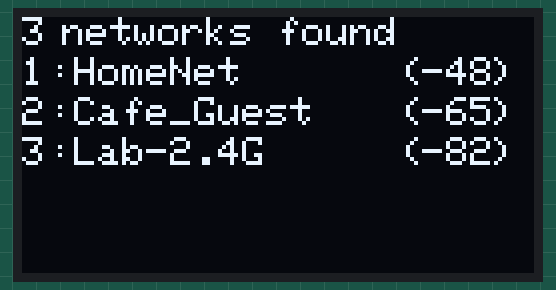
This sketch was run on a simulated ESP8266 (NodeMCU). Shown: 128×64 one-colour display. A WiFi scan finds three made-up networks.

Above: at 3.3 s.

The sketch:

WiFiScan.ino
```cpp
#include <SPI.h>
#include <Wire.h>
#include <Adafruit_GFX.h>
#include <Adafruit_SSD1306.h>
#include "GyverButton.h"
#include "ESP8266WiFi.h"
Adafruit_SSD1306 display(128,64,&Wire,5);

void setup() {
  Wire.begin(D3, D2);
  display.begin(SSD1306_SWITCHCAPVCC, 0x3C);
  display.setTextSize(1);
  display.setTextColor(1);
  display.clearDisplay();
  display.setCursor(0,0);
  display.print("Setup done");
  display.display();
  WiFi.mode(WIFI_STA);
  WiFi.disconnect();
  delay(1000);
}

void loop() {
  //Serial.println("scan start");
  int n = WiFi.scanNetworks();
  //Serial.println("scan done");
  if (n == 0) {
    Serial.println("no networks found");
  } else {
    display.clearDisplay();
    display.setCursor(0,0);
    display.print(n); // Serial.print(n);
    display.setCursor(10,0);
    display.print("networks found"); //Serial.println(" networks found");
    display.display();
    for (int i = 0; i < n; ++i) {
      display.setCursor(0,10*i+10);
      display.print(i+1);           //Serial.print(i + 1);
      display.setCursor(7,10*i+10);
      display.print(":");           //Serial.print(":");
      display.setCursor(13,10*i+10);
      display.print(WiFi.SSID(i));  //Serial.print(WiFi.SSID(i));
      display.setCursor(95,10*i+10);
      display.print("(");           //Serial.print(" (");
      display.setCursor(100,10*i+10);
      display.print(WiFi.RSSI(i));  //Serial.print(WiFi.RSSI(i));
      display.setCursor(117,10*i+10);
      display.print(")");         //Serial.print(")");
      display.display();          //Serial.println((WiFi.encryptionType(i) == ENC_TYPE_NONE) ? " " : "*");
      delay(10);
    }
  }
  display.display();
  Serial.println("");
  delay(5000);
}
```

Measured:
- what the display in image 0 shows lasts 7.0 s, from 3.2 s to 10.2 s
